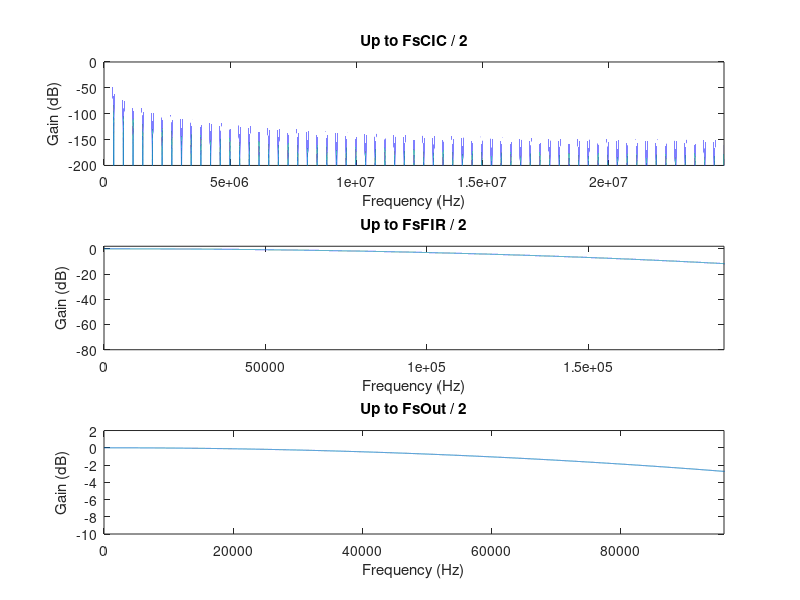

MATLAB code for this plot: (Note: this script raises an error after producing the figure.)
clear all    % Clean all constant and variables
close all    % Close all windows
%clf         % Clean the figure window
clc          % Clean the command window
%echo off    % Inhibits the code view in the command window during its execution

%% Config
FsADC = 49152000;
FsCIC = FsADC;
CICDec = 128;
FsFIR = FsCIC / CICDec;
FIRDec = 2;
FsOut = FsFIR / FIRDec;

Fres = 1000;

f = 0 : (Fres/FsCIC) : (CICDec / 2);

%% CIC
CICOrder = 3;
CICZeroGain = 20 * log10(2 ^ (CICOrder * log2(CICDec))); % Gain due to bit growth
CICResp = 20 .* log10(abs(sin(pi .* f) ./ sin(pi .* (f ./ CICDec))) .^ CICOrder) - CICZeroGain;

fCIC = f .* FsFIR;

figure('Name', 'CIC response', 'NumberTitle', 'off');
subplot(3, 1, 1);
plot(fCIC, CICResp);
axis([0 (FsCIC / 2) -200 0]);
xlabel("Frequency (Hz)");
ylabel("Gain (dB)");
title('Up to FsCIC / 2');
subplot(3, 1, 2);
plot(fCIC, CICResp);
axis([0 (FsFIR / 2) -80 2]);
xlabel("Frequency (Hz)");
ylabel("Gain (dB)");
title('Up to FsFIR / 2');
subplot(3, 1, 3);
plot(fCIC, CICResp);
axis([0 (FsOut / 2) -10 2]);
xlabel("Frequency (Hz)");
ylabel("Gain (dB)");
title('Up to FsOut / 2');

%% FIR
h = fdesign.ciccomp;
set(h, 'NumberOfSections', 3, 'DifferentialDelay', 1);
FIR = design(h, 'equiripple', 'SystemObject', true);
FIR = coeffs(FIR);
FIR = FIR.Numerator;

FIRResp = freqz(FIR, 1, (FsCIC/Fres) / 2);
FIRResp = 20 .* log10(FIRResp .');

FIRPlusCICResp = CICResp(1:length(FIRResp)) + FIRResp;

fFIR = fCIC(1:length(FIRResp));

figure('Name', 'FIR response', 'NumberTitle', 'off');
subplot(2, 1, 1);
plot(fFIR, FIRResp, fFIR, FIRPlusCICResp);
legend("FIR", "FIR + CIC");
axis([0 (FsFIR / 2) -80 2]);
xlabel("Frequency (Hz)");
ylabel("Gain (dB)");
title('Up to FsFIR / 2');
subplot(2, 1, 2);
plot(fFIR, FIRResp, fFIR, FIRPlusCICResp, fFIR, ones([1 length(fFIR)]) .* -3);
legend("FIR", "FIR + CIC", "-3 dB");
axis([0 (FsOut / 2) -20 2]);
xlabel("Frequency (Hz)");
ylabel("Gain (dB)");
title('Up to FsOut / 2');

%% Dump coefficients
outfile = fopen('baseband_filter.h', 'w');
fprintf(outfile, 'static const uint32_t baseband_filter_taps_size = %u;\n', length(FIR));
fprintf(outfile, 'static const int16_t baseband_filter_taps[] = {');
for i = 1 : length(FIR) - 1
    fprintf(outfile, '\n    %hi,', int16(FIR(length(FIR) - i + 1) * 32767));
end
fprintf(outfile, '\n    %hi', int16(FIR(1) * 32767));
fprintf(outfile, '\n};');
